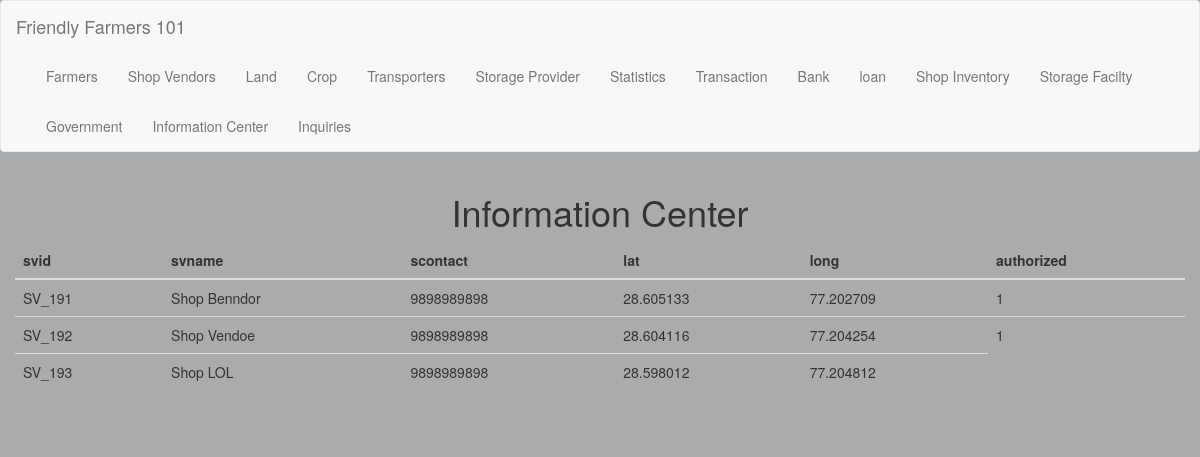
Page /info/shopvendor on the committed database.
### tables this page shows
CREATE TABLE shopvendor
(
  svid              string not null,
  svname            string not null,
  scontact          integer(10) not null,
  lat               decimal not null,
  long              decimal not null,
  authorized        boolean default false,
  primary key (svid)
);

### app/routes.py (the view)
@app.route('/info/<string:page>', methods=('GET', 'POST'))
def view_info(page):
    all_values = query_db("select * from '{}'".format(page))
    total_count = query_db("select COUNT(*) from '{}'".format(page))[0][0]
    print('--------------> Display info for:', page)
    print('--------------> Total values are:', all_values)
    print('--------------> Total data is:', total_count)
    return render_template('info.html', display= all_values, name_of_table= page)

### app/query_helper.py (called while the page is built)
def get_db():
    db = getattr(g, '_database', None)
    if db is None:
        db = g._database = sqlite3.connect(current_app.config['DATABASE_PATH'])
    return db

def query_db(query, args=(), one=False):
    cur = get_db().execute(query, args)
    rv = cur.fetchall()
    cur.close()
    return (rv[0] if rv else None) if one else rv

### app/routes.py (called while the page is built)
@app.teardown_appcontext
def close_connection(exception):
    db = getattr(g, '_database', None)
    if db is not None:
        db.close()

@app.after_request
def add_header(response):
    response.headers['X-Content-Type-Options'] = 'nosniff'
    response.headers['X-Frame-Options'] = 'SAMEORIGIN'
    response.headers['X-XSS-Protection'] = '1; mode=block'
    response.headers['X-UA-Compatible'] = 'IE=Edge,chrome=1'
    response.headers['Cache-Control'] = 'public, max-age=600'
    return response

### app/templates/info.html (shortened to what this page needs)
{% extends "index.html" %}
{% from "_formhelpers.html" import render_field %}
{% block app_content %}
<h1 class="text-center">Information Center</h1>
<table class="table">
    <thead>
    <tr>
        {% if 'shopvendor' in name_of_table %}
        <th>svid</th>
        <th>svname</th>
        <th>scontact</th>
        <th>lat</th>
        <th>long</th>
        <th>authorized</th>
        {% endif %}
    </tr>
    </thead>
    <tbody>
    {% for exam in display %}
    <tr>
        {% if exam[0] %}
        <td>{{exam[0]}}</td>
        {% endif %}
        {% if exam[1] %}
        <td>{{exam[1]}}</td>
        {% endif %}
        {% if exam[2] %}
        <td>{{exam[2]}}</td>
        {% endif %}
        {% if exam[3] %}
        <td>{{exam[3]}}</td>
        {% endif %}
        {% if exam[4] %}
        <td>{{exam[4]}}</td>
        {% endif %}
        {% if exam[5] %}
        <td>{{exam[5]}}</td>
        {% endif %}
    </tr>
    {% endfor %}
    </tbody>
</table>
<br/>
{% endblock %}

### app/templates/index.html (style rules this page uses)
body { background-color: #f8f9fa !important; background-image: linear-gradient(#00000050, #00000050), url('https://images.unsplash.com/photo-1500937386664-56d1dfef3854?ixlib=rb-1.2.1&ixid=eyJhcHBfaWQiOjEyMDd9&auto=format&fit=crop&w=1800&q=80'); background-size: cover; }

### rows in the picture
shopvendor: svid "SV_191", svname "Shop Benndor", scontact "9898989898", lat "28.605133", long "77.202709", authorized "1"
shopvendor: svid "SV_192", svname "Shop Vendoe", scontact "9898989898", lat "28.604116", long "77.204254", authorized "1"
shopvendor: svid "SV_193", svname "Shop LOL", scontact "9898989898", lat "28.598012", long "77.204812"
